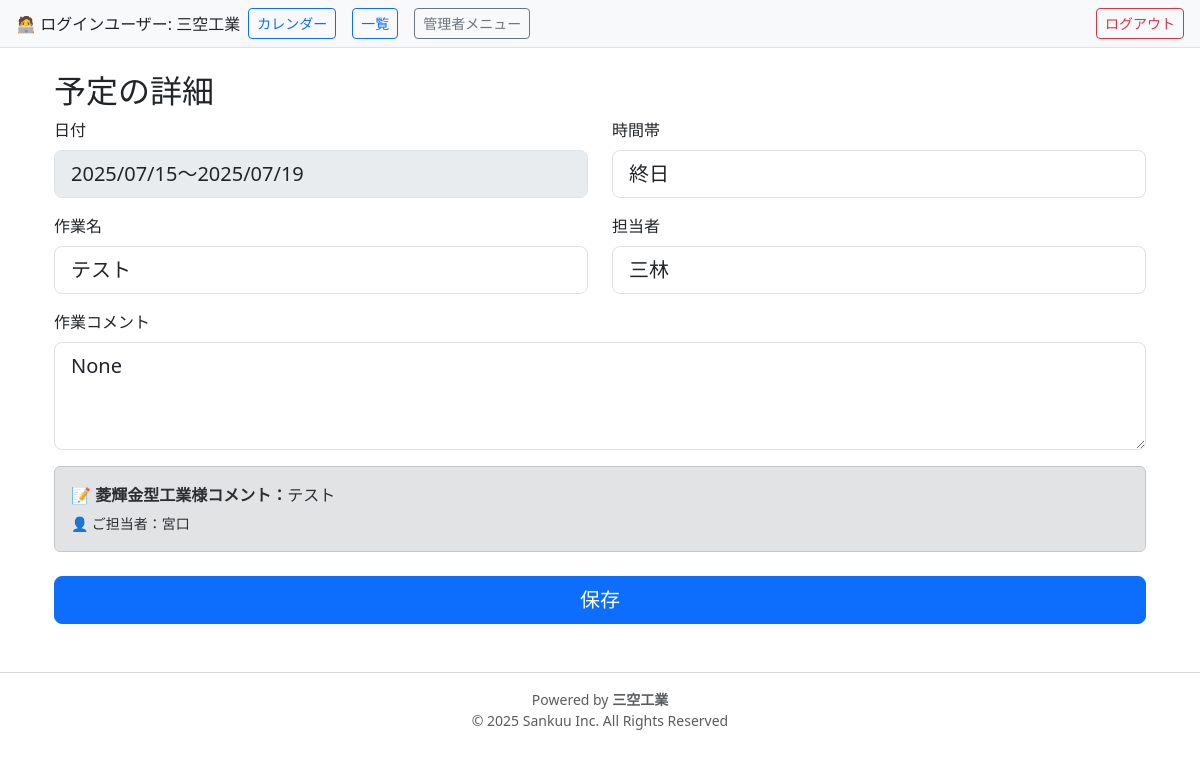
The app's page /schedules/6 (signed in), older data.
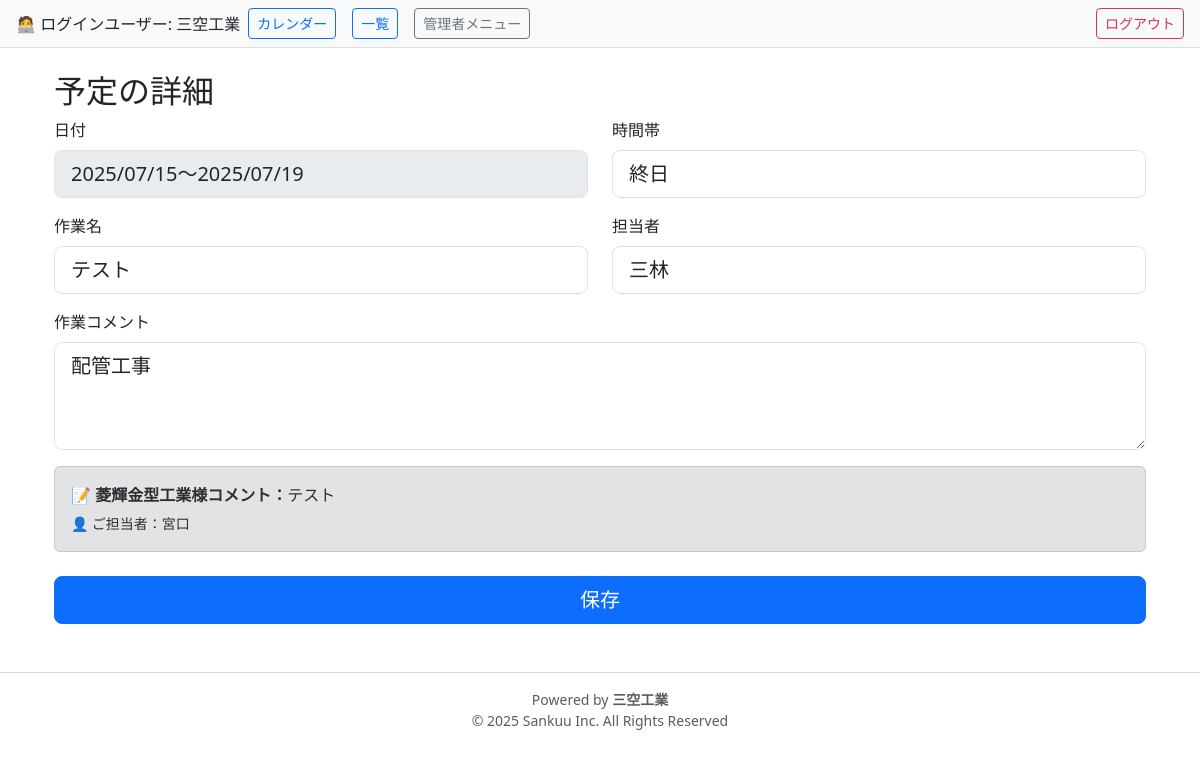
The same page, newer data.
### models.py (models this page shows)
class User(db.Model, UserMixin):
    __tablename__ = 'users'
    id = db.Column(db.Integer, primary_key=True)
    company_name = db.Column(db.String(100), nullable=False)
    email = db.Column(db.String(120), unique=True, nullable=False)
    password_hash = db.Column(db.String(128), nullable=False)
    role = db.Column(db.String(20), nullable=False)  # 'admin' or 'company'
    schedules = db.relationship('Schedule', backref='company', lazy=True)

class Schedule(db.Model):
    __tablename__ = 'schedules'
    id = db.Column(db.Integer, primary_key=True)
    site_name = db.Column(db.String(255), nullable=False)  # 開始日
    end_date = db.Column(db.Date, nullable=True)  # 終了日
    date = db.Column(db.Date, nullable=False)
    time_slot = db.Column(db.String(10), nullable=False)  # 午前／午後／夜
    task_name = db.Column(db.String(100), nullable=False)
    person_in_charge = db.Column(db.String(100))  # 担当者
    comment = db.Column(db.Text)
    company_id = db.Column(db.Integer, db.ForeignKey('users.id'), nullable=False)
    created_by = db.Column(db.Integer)  # ログインユーザーのID
    client_person = db.Column(db.String(100))   # 依頼元の担当者
    client_comment = db.Column(db.String(255))  # 依頼元からの伝言や要望など

### routes.py (the view, shortened to what this page needs)
@bp.route('/schedules/<int:id>', methods=['GET', 'POST'])
@login_required
def schedule_detail(id):
    schedule = Schedule.query.get_or_404(id)
    return render_template('schedule/detail.html', schedule=schedule)

### app.py (called while the page is built)
@login_manager.user_loader
def load_user(user_id):
    return User.query.get(int(user_id))

### templates/schedule/detail.html
{% extends 'base.html' %}
{% block content %}
<div class="container-fluid mt-4">
  <h2>予定の詳細</h2>
  <form method="POST">
    <div class="row">
      <div class="col-12 col-md-6 mb-3">
         <label class="form-label">日付</label>
        <input type="text"
               class="form-control form-control-lg"
               disabled
               value="{% if schedule.end_date %}{{ schedule.date.strftime('%Y/%m/%d') }}～{{ schedule.end_date.strftime('%Y/%m/%d') }}{% else %}{{ schedule.date.strftime('%Y/%m/%d') }}{% endif %}">
       </div>
      <div class="col-12 col-md-6 mb-3">
        <label class="form-label">時間帯</label>
        <select name="time_slot"
                class="form-control form-control-lg"
                {% if current_user.id != schedule.company_id and current_user.company_name != '菱輝金型工業' %}disabled{% endif %}>
          {% for slot in ['午前','午後','終日','夜'] %}
            <option value="{{ slot }}" {% if schedule.time_slot == slot %}selected{% endif %}>
              {{ slot }}
            </option>
          {% endfor %}
        </select>
      </div>
    </div>
    <div class="row">
      <div class="col-12 col-md-6 mb-3">
        <label class="form-label">作業名</label>
        <input type="text" name="task_name" class="form-control form-control-lg" value="{{ schedule.task_name }}" {% if current_user.id != schedule.company_id and current_user.company_name != '菱輝金型工業' %}disabled{% endif %}>
      </div>
      <div class="col-12 col-md-6 mb-3">
        <label class="form-label">担当者</label>
        <input type="text" name="person_in_charge" class="form-control form-control-lg" value="{{ schedule.person_in_charge }}" {% if current_user.id != schedule.company_id and current_user.company_name != '菱輝金型工業' %}disabled{% endif %}>
      </div>
    </div>
    <div class="mb-3">
      <label class="form-label">作業コメント</label>
      <textarea name="comment" class="form-control form-control-lg" rows="3" {% if current_user.id != schedule.company_id and current_user.company_name != '菱輝金型工業' %}disabled{% endif %}>{{ schedule.comment }}</textarea>
    </div>
    {% if current_user.company_name == '菱輝金型工業' %}
      <div class="mb-3">
        <label class="form-label">菱輝金型工業様 担当者</label>
        <input type="text" name="client_person" class="form-control form-control-lg" value="{{ schedule.client_person or '' }}">
      </div>
      <div class="mb-3">
        <label class="form-label">依頼元コメント（菱輝金型様）</label>
        <textarea name="client_comment" class="form-control form-control-lg" rows="3">{{ schedule.client_comment or '' }}</textarea>
      </div>
    {% else %}
      {% if schedule.client_comment or schedule.client_person %}
        <div class="alert alert-secondary mb-3">
          <p class="mb-1"><strong>📝 菱輝金型工業様コメント：</strong>{{ schedule.client_comment or '（なし）' }}</p>
          <p class="mb-0"><small>👤 ご担当者：{{ schedule.client_person or '（未記入）' }}</small></p>
        </div>
      {% endif %}
    {% endif %}
    <div class="text-center mt-4">
      {% if current_user.id == schedule.company_id or current_user.company_name == '菱輝金型工業' %}
        <button type="submit" class="btn btn-primary btn-lg w-100">保存</button>
      {% endif %}
    </div>
  </form>
</div>
{% endblock %}

### templates/base.html (shortened to what this page needs)
<!DOCTYPE html>
<html lang="ja">
<head>
  <link
    href="https://cdn.jsdelivr.net/npm/bootstrap@5.3.1/dist/css/bootstrap.min.css"
    rel="stylesheet"
  />
  <link
    href="https://cdn.jsdelivr.net/npm/fullcalendar@6.1.8/main.min.css"
    rel="stylesheet"
  />
</head>
<body>
  {% if current_user.is_authenticated %}
    <div class="d-flex justify-content-between align-items-center px-3 py-2 bg-light border-bottom">
      <div class="d-flex align-items-center">
        🧑‍💻 ログインユーザー: {{ current_user.company_name }}
        <a href="{{ url_for('main.schedule_calendar') }}" class="btn btn-outline-primary btn-sm mx-2">カレンダー</a>
        <a href="{{ url_for('main.schedule_list') }}"     class="btn btn-outline-primary btn-sm mx-2">一覧</a>
        {% if current_user.role == 'admin' %}
          <a href="{{ url_for('main.admin_list_users') }}" class="btn btn-outline-secondary btn-sm mx-2">管理者メニュー</a>
        {% endif %}
      </div>
      <a href="{{ url_for('main.logout') }}" class="btn btn-outline-danger btn-sm">ログアウト</a>
    </div>
  {% endif %}
  <div class="container mt-3">
    {% block content %}{% endblock %}
  </div>
  <footer class="text-center mt-5 mb-3 text-muted small">
    <hr />
    <div>Powered by <strong>三空工業</strong></div>
    <div>© 2025 Sankuu Inc. All Rights Reserved</div>
  </footer>
</body>
</html>

Row changes from the older to the newer data that the page shows:
changed through a linked row, User "三空工業": comment "None" → "配管工事"
